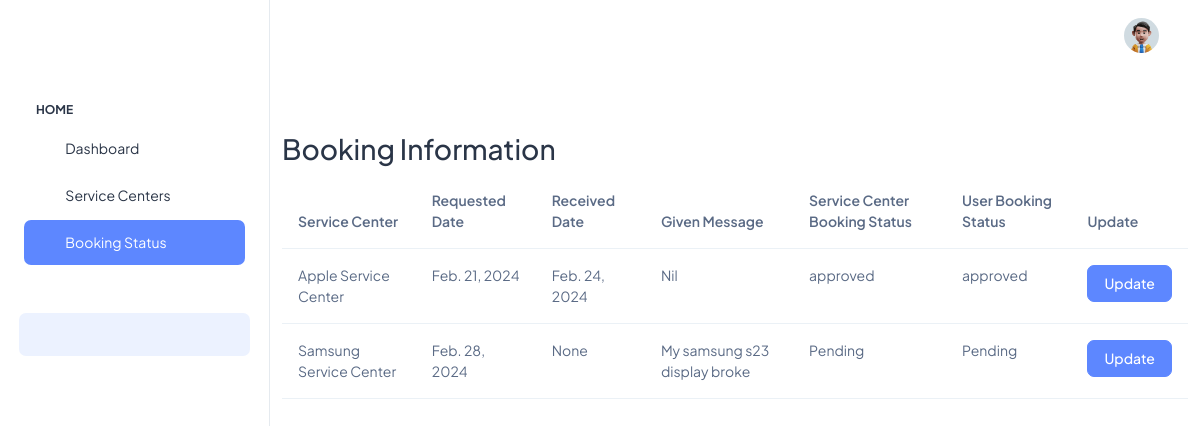
/user_bookings (signed in), run on the app's committed database.
### chatbotapp/models.py (models this page shows, shortened)
class Book(models.Model):
    service_center = models.ForeignKey(User, on_delete=models.CASCADE, related_name='service_center_books')
    user = models.ForeignKey(User, on_delete=models.CASCADE, related_name='user_books')
    user_date = models.DateField()
    confirm_date = models.DateField(null=True, blank=True)
    user_booking_status = models.CharField(max_length=20, default='Pending')
    service_center_booking_status = models.CharField(max_length=20, default='Pending')
    message = models.TextField(max_length=1000, default='Nil')

class User(AbstractUser):
    is_user = models.BooleanField(default=False, verbose_name='Is User')
    is_service = models.BooleanField(default=False, verbose_name='Is Service Center')
    name = models.CharField(max_length=100, default='User')
    mobile_number = models.CharField(max_length=20, default='Nil')
    profile_picture = models.ImageField(upload_to='profile_pictures', blank=True, null=True)
    location = models.CharField(max_length=300, default='Nil')
    address = models.TextField(max_length=1000, default='Nil')
    district = models.CharField(max_length=150, default='Nil')
    state = models.CharField(max_length=150, default='Nil')
    verified = models.BooleanField(default=False, verbose_name='Is Verified')
    description = models.TextField(max_length=1000, default='Nil')  # Add description field
    website = models.URLField(max_length=200, blank=True, null=True)  # Add website field

### chatbotapp/views.py (the view)
# urls.py: path('user_bookings', views.user_bookings, name='user_bookings'),
def user_bookings(request):
    userid= request.user.pk
    bookings = Book.objects.filter(user=userid)
    context = {'bookings':bookings}
    return render (request, 'user/user_bookings.html', context)

### chatbotapp/templates/user/user_bookings.html
{% extends 'service_center/base.html' %}
{% load static %}
{% block content %}
<br>
<br>
<br>
<br>
<div class="container mt-5">
    <h2>Booking Information</h2>
    <table class="table">
      <thead>
        <tr>
          <th>Service Center</th>
          <th>Requested Date</th>
          <th>Received Date</th>
          <th>Given Message</th>
          <th>Service Center Booking Status</th>
          <th>User Booking Status</th>
          <th>Update</th>
        </tr>
      </thead>
      <tbody>
        {% for booking in bookings %}
        <tr>
          <td>{{ booking.service_center.name }}</td>
          <td>{{ booking.user_date }}</td>
          <td>{{ booking.confirm_date }}</td>
          <td>{{ booking.message }}</td>
          <td>{{ booking.service_center_booking_status }}</td>
          <td>{{ booking.user_booking_status }}</td>
          <td><a href="{% url 'user_update_booking' booking.pk %}" class="btn btn-primary">Update</a></td>
        </tr>
        {% endfor %}
      </tbody>
    </table>
  </div>
{% endblock %}

### data on the page
Book: service_center.name "Apple Service Center", user_date "Feb. 21, 2024", confirm_date "Feb. 24, 2024", message "Nil", service_center_booking_status "approved", user_booking_status "approved"
Book: service_center.name "Samsung Service Center", user_date "Feb. 28, 2024", confirm_date "None", message "My samsung s23 display broke", service_center_booking_status "Pending", user_booking_status "Pending"
